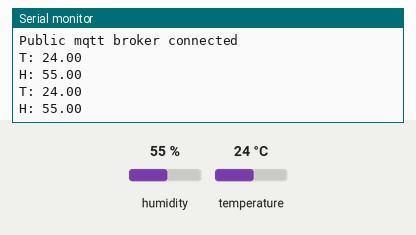
Recording of a program running on a simulated ESP8266 (Wemos D1 mini). On the bench: the last lines printed to the serial monitor. Inputs (shaded band) come from the test bench; at power-on: humidity 55 %, temperature 24 °C. WiFi joins after 1.5 s; servers stay silent unless stated; no MQTT or app messages arrive unless stated; not simulated (calls return 0 or success): credentials.h; names the files do not define were given values by the test bench: mqtt_port = 1883.

Above: at 2.7 s.
2.8 s: humidity set to 22 %
At 4.1 s:
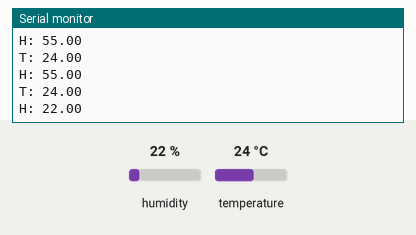
4.3 s: temperature set to 12 °C
At 5.5 s:
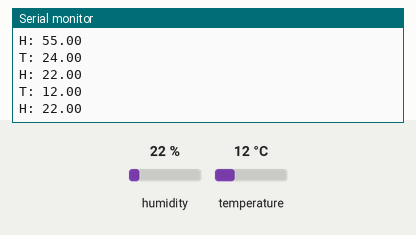
5.8 s: humidity set to 40 %
At 7.7 s:
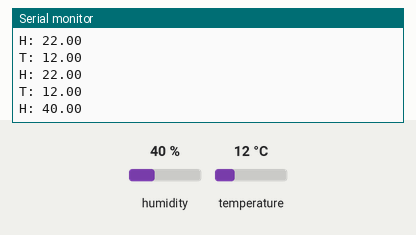
Timing chart, 0 to 9.2 s (numbered marks = the images above; inputs shaded):
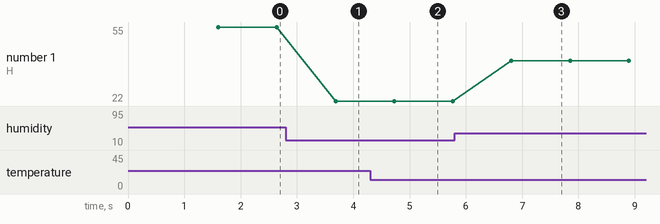

The program:

main.cpp
```cpp
#include <Arduino.h>

/**
 * WIFI
 */
#include <ESP8266WiFi.h>
#include <WiFiClient.h>
#include <ESP8266WebServer.h>
#include <ESP8266mDNS.h>

#include <WiFiUdp.h>
#include <ArduinoOTA.h>

#include "credentials.h" // WiFi SSID and password
ESP8266WebServer server(80);

/**
 * SHT30
 */
#include <Wire.h>
#include <WEMOS_SHT3X.h>

SHT3X sht30(0x45);
float sht30Data[2]; // 0 => temperature, 1 => humidity

/**
 * MQTT
 */
#include <PubSubClient.h>

WiFiClient espClient;
PubSubClient client(espClient);

void mqttSetup () {
    client.setServer(mqtt_broker, mqtt_port);

    while (!client.connected()) {
      String client_id = "esp8266-client-";
      client_id += String(WiFi.macAddress());
      Serial.printf("The client %s connects to the public mqtt broker\n", client_id.c_str());
      if (client.connect(client_id.c_str(), mqtt_username, mqtt_password)) {
          Serial.println("Public mqtt broker connected");
      } else {
          Serial.print("failed with state ");
          Serial.print(client.state());
          delay(2000);
      }
  }
}

/**
 * HTTP CONTROLLERS
 */
void getHelloWorldController() {
    server.send(200, "text/json", "{\"name\": \"Hello world\"}");
}

void getTemperatureController () {
    server.send(200, "text/json", String("{ \"temp\": \""+ String(sht30Data[0], 2) +"\", \"unit\": \"°C\" }"));
}

void getHumidityController () {
    server.send(200, "text/json", String("{ \"humidity\": \""+ String(sht30Data[1], 3) +"\", \"unit\": \"rh\" }"));
}

void getArgumentsController () {
    String value = server.arg("value");
    Serial.println(value);
    server.send(200, "text/json", String("{ \"value\": \""+ value +"\" }"));
}

void getAllController () {
  server.send(200, "text/json", String("[\
      { \"temp\": \""+ String(sht30Data[0], 2) +"\", \"unit\": \"°C\" }, \
      { \"humidity\": \""+ String(sht30Data[1], 3) +"\", \"unit\": \"rh\" }, \
     ]"));
}

void handleNotFound() { // Manage not found URL
    String message = "File Not Found\n\n";
    message += "URI: ";
    message += server.uri();
    message += "\nMethod: ";
    message += (server.method() == HTTP_GET) ? "GET" : "POST";
    message += "\nArguments: ";
    message += server.args();
    message += "\n";
    for (uint8_t i = 0; i < server.args(); i++) {
      message += " " + server.argName(i) + ": " + server.arg(i) + "\n";
    }
    server.send(404, "text/plain", message);
}

/**
 * ROUTING
 */
void restServerRouting() {
    server.on("/", HTTP_GET, []() {
        server.send(200, F("text/html"), F("Sensor Array Web Server"));
    });

    server.on(F("/helloWorld"), HTTP_GET, getHelloWorldController);
    server.on(F("/temperature"), HTTP_GET, getTemperatureController);
    server.on(F("/humidity"), HTTP_GET, getHumidityController);
    server.on(F("/all"), HTTP_GET, getAllController);

    server.on(F("/argument"), HTTP_GET, getArgumentsController);
}

void restAPISetup() {
  WiFi.mode(WIFI_STA);
  WiFi.begin(ssid, password);
  Serial.println("");

  // Wait for connection
  while (WiFi.status() != WL_CONNECTED) {
    delay(500);
    Serial.print(".");
  }
  Serial.println("");
  Serial.print("Connected to ");
  Serial.println(ssid);
  Serial.print("IP address: ");
  Serial.println(WiFi.localIP());

  // Activate mDNS this is used to be able to connect to the server
  // with local DNS hostmane esp8266.local
  if (MDNS.begin("esp8266")) {
    Serial.println("MDNS responder started");
  }

  // Set server routing
  restServerRouting();
  // Set not found response
  server.onNotFound(handleNotFound);
  // Start server
  server.begin();
  Serial.println("HTTP server started");
}

void otaSetup () {
  ArduinoOTA.onStart([]() {
    String type;
    if (ArduinoOTA.getCommand() == U_FLASH) {
      type = "sketch";
    } else { // U_FS
      type = "filesystem";
    }

    // NOTE: if updating FS this would be the place to unmount FS using FS.end()
    Serial.println("Start updating " + type);
  });
  ArduinoOTA.onEnd([]() {
    Serial.println("\nEnd");
  });
  ArduinoOTA.onProgress([](unsigned int progress, unsigned int total) {
    Serial.printf("Progress: %u%%\r", (progress / (total / 100)));
  });
  ArduinoOTA.onError([](ota_error_t error) {
    Serial.printf("Error[%u]: ", error);
    if (error == OTA_AUTH_ERROR) {
      Serial.println("Auth Failed");
    } else if (error == OTA_BEGIN_ERROR) {
      Serial.println("Begin Failed");
    } else if (error == OTA_CONNECT_ERROR) {
      Serial.println("Connect Failed");
    } else if (error == OTA_RECEIVE_ERROR) {
      Serial.println("Receive Failed");
    } else if (error == OTA_END_ERROR) {
      Serial.println("End Failed");
    }
  });
  ArduinoOTA.begin();
}

void setup() {
  Serial.begin(115200);

  restAPISetup();
  otaSetup();
  mqttSetup();
}

void loop() {
  ArduinoOTA.handle();
  server.handleClient();

  if (sht30.get() == 0) {
    sht30Data[0] = sht30.cTemp;
    char temperature[8];
    dtostrf(sht30Data[0], 6, 2, temperature);
    client.publish(topic_temperature, temperature);

    sht30Data[1] = sht30.humidity;
    char humidity[8];
    dtostrf(sht30Data[1], 6, 2, humidity);
    client.publish(topic_humidity, humidity);

    Serial.print("T: ");
    Serial.println(sht30Data[0]);

    Serial.print("H: ");
    Serial.println(sht30Data[1]);
  } else {
    Serial.println("Error!");
  }

  delay(1000);
}
```

Measured:
- after the input at 2.8 s, the serial monitor: prints a new line after 0.89 s (image 1)
- after the input at 4.3 s, the serial monitor: prints a new line after 0.43 s (image 2)
- after the input at 5.8 s, the serial monitor: prints a new line after 1.0 s (image 3)
- plotted number 1: 55 → 22 after the input at 2.8 s, 22 → 40 after the input at 5.8 s
